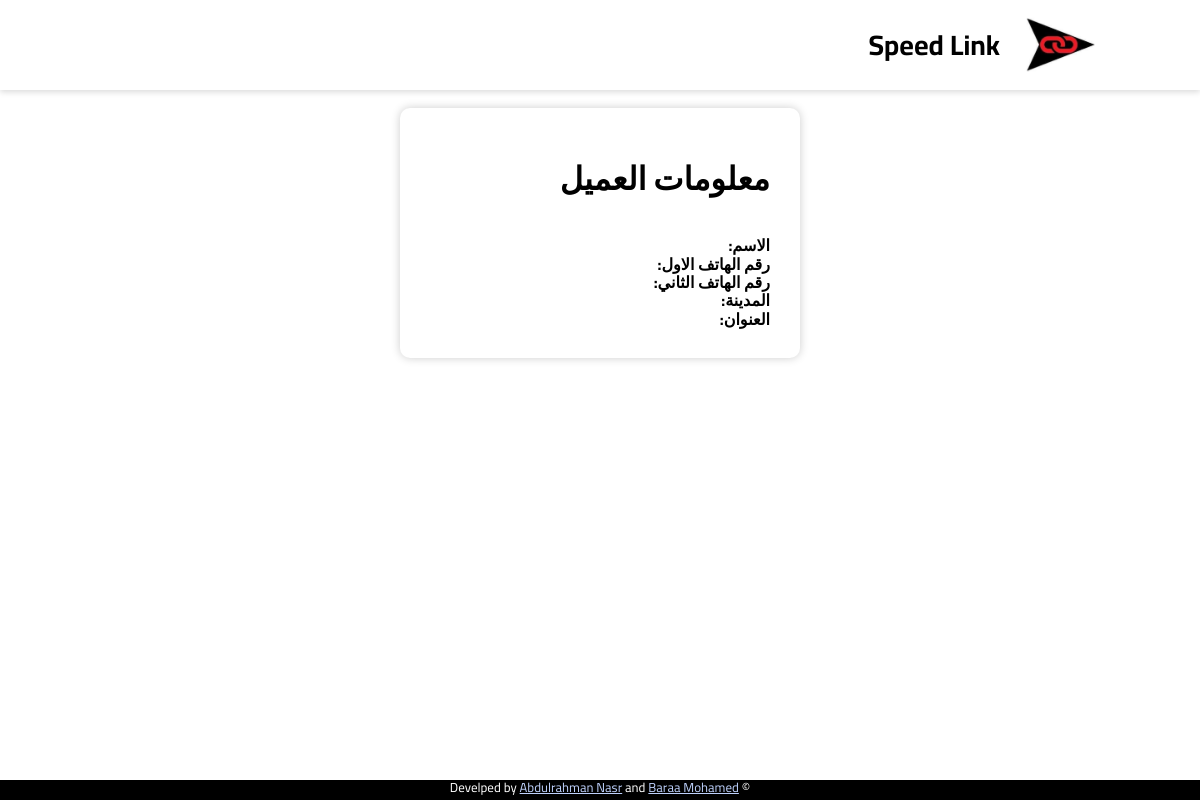
The page /track/574115802760191 on the database as committed earlier.
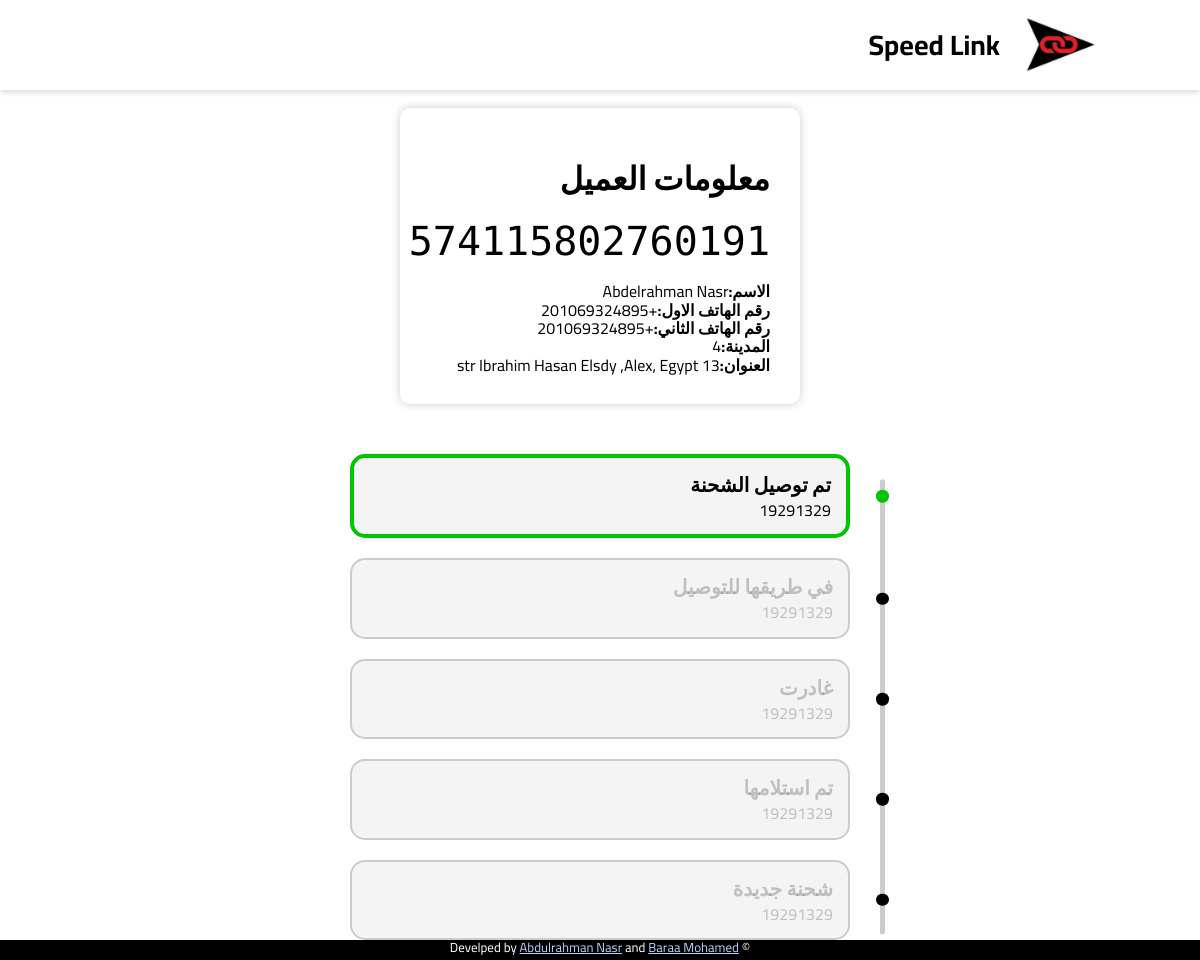
The same page on the database as committed later.
### app.py (models this page shows)
class Shipment(db.Model):
    id = db.Column(db.Integer, primary_key=True)
    barcode = db.Column(db.String(15))
    shipper_username = db.Column(db.Integer)
    status = db.Column(db.String(50))
    delivery_id = db.Column(db.Integer)
    shipper_name = db.Column(db.String(100))
    shipper_phone_1 = db.Column(db.String(11))
    shipper_phone_2 = db.Column(db.String(11))
    shipper_address = db.Column(db.String(200))
    shipper_city = db.Column(db.String(100))
    shipper_wallet_code = db.Column(db.String(15))
    shipper_note = db.Column(db.Text)
    recipient_name = db.Column(db.String(100))
    recipient_phone_1 = db.Column(db.String(15))
    recipient_phone_2 = db.Column(db.String(15))
    recipient_address = db.Column(db.String(200))
    recipient_city = db.Column(db.String(100))
    recipient_note = db.Column(db.Text)
    pprice = db.Column(db.Integer)
    dprice = db.Column(db.Integer)
    tprice = db.Column(db.Integer)
    shipment_status = db.Column(db.String(100))
    date = db.Column(db.String(23))
    accepted = db.Column(db.Boolean)
    delivery_date = db.Column(db.String(20))
    aws_code = db.Column(db.String(25))
    how = db.Column(db.String(25))

class ShippingDetail(db.Model):
    id = db.Column(db.Integer, primary_key=True)
    barcode = db.Column(db.String(15))
    shipment_id = db.Column(db.Integer)
    delivery_id = db.Column(db.Integer)
    state = db.Column(db.String(100))
    created_at = db.Column(db.String(23))

### app.py (the view)
@app.route('/track/<int:barcode>')
def track(barcode):
    info = Shipment.query.filter_by(barcode=barcode).first()
    Detail = ShippingDetail.query.filter_by(barcode=barcode).all()
    Detail = Detail[::-1]
    return render_template('product.html',info=info,D=Detail)

### templates/product.html (shortened to what this page needs)
<!DOCTYPE html>
<html lang="en">
<head>
    <link rel="stylesheet" href="{{ url_for('static',filename='css/style.css') }}" />
    <link rel="stylesheet" href="{{ url_for('static',filename='css/product.css') }}" />
    <link href="https://fonts.cdnfonts.com/css/barcode-font" rel="stylesheet">
    <link rel="stylesheet" href="https://cdnjs.cloudflare.com/ajax/libs/normalize/8.0.1/normalize.min.css"
    />
</head>
<body dir="rtl">
    <div class="container">
        <header class="header">
            <div class="logo">
                <img src="{{ url_for('static',filename='images/logo.jpg')}}" alt="Speed Link Logo" />
                <h1 class="name">Speed Link</h1>
            </div>
        </header>
        <br>
        <center>
            <div class="section">
                <h1>معلومات العميل</h1>
                <div class="barcode">
                    <p>{{ info.barcode }}</p>
                </div>
                <br>
                <p><strong>الاسم:</strong>{{ info.recipient_name }}</p>
                <p><strong>رقم الهاتف الاول:</strong>{{ info.recipient_phone_1 }}</p>
                <p><strong>رقم الهاتف الثاني:</strong>{{ info.recipient_phone_2 }}</p>
                <p><strong>المدينة:</strong>{{ info.recipient_city }}</p>
                <p><strong>العنوان:</strong>{{ info.recipient_address }}</p>
            </div>
        </center>
        <div class="status-list">
            {% for s in D %}
            <div class="status-item {% if s.state == info.shipment_status %}active{% endif %}">
                <div class="status-content">
                    <h3>{{ s.state }}</h3>
                    <p>{{ s.created_at }}</p>
                </div>
            </div>
            {% endfor %}
        </div>
        <center>
            <footer class="footer">
                <p>
                    &copy; Develped by
                    <a href="#">Abdulrahman Nasr</a> and
                    <a href="#">Baraa Mohamed</a>
                </p>
            </footer>
        </center>
    </div>
</body>
</html>

Rows that differ between the two databases and show on the page:
added Shipment: barcode "574115802760191", recipient_name "Abdelrahman Nasr", recipient_phone_1 "+201069324895", recipient_phone_2 "+201069324895", recipient_city "4", recipient_address "13 str Ibrahim Hasan Elsdy ,Alex, Egypt"
added ShippingDetail: state "تم توصيل الشحنة", created_at "19291329"
added ShippingDetail: state "في طريقها للتوصيل", created_at "19291329"
added ShippingDetail: state "غادرت", created_at "19291329"
added ShippingDetail: state "تم استلامها", created_at "19291329"
added ShippingDetail: state "شحنة جديدة", created_at "19291329"
